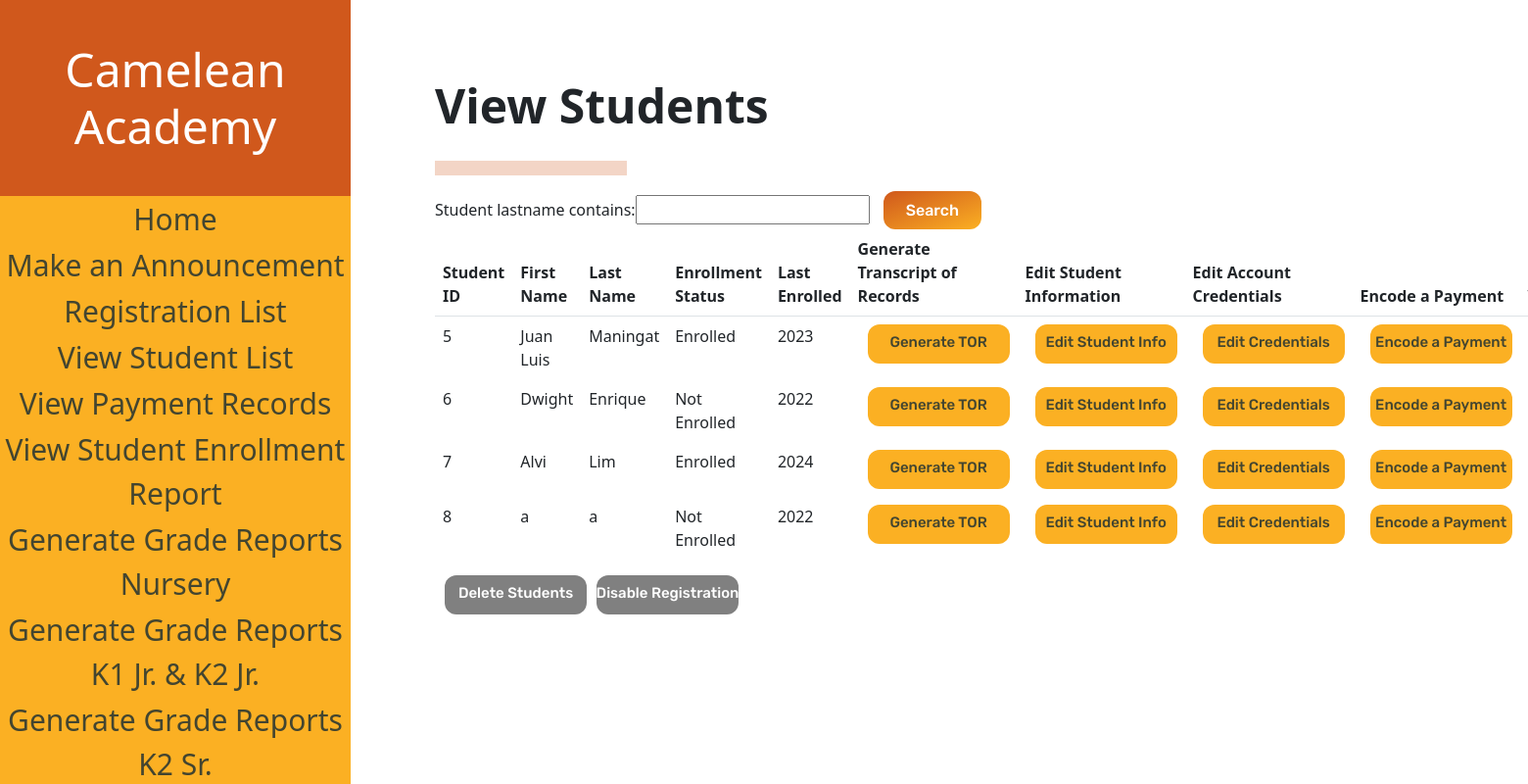
The page /studentList (signed in) on the database its author committed.
### sis_app/models.py (models this page shows)
class Account(models.Model):
    username = models.CharField(max_length=128)
    password = models.CharField(max_length=128)#passwords should be stored hashed
    class Meta:
        abstract=True # Don't use this line if you want Contact to have its own table

class Student(Account):
    student_firstname = models.CharField(max_length=128, default=None)#
    student_lastname = models.CharField(max_length=128, default=None)#
    student_middlename = models.CharField(max_length=128, default=None)
    student_nickname = models.CharField(max_length=128, default=None)
    student_birthday = models.DateField(default=datetime.date.today())
    grade_levels = [
        ('Nursery','Nursery'),
        ('Kinder 1','Kinder 1'),
        ('Kinder 2 Junior', 'Kinder 2 Junior'),
        ('Kinder 2 Senior', 'Kinder 2 Senior'),
    ]
    student_grade_level = models.CharField(max_length=128, choices=grade_levels, default='Nursery')#
    status =[
    ('Not Enrolled','Not Enrolled'),
    ('Enrolled', 'Enrolled'),
    ]#
    sy = [tuple([x,x]) for x in range(2022,2035)]
    enrollment_status = models.CharField(max_length=20, choices=status,default='Not Enrolled')#
    student_schoolyear_start=models.IntegerField(choices=sy, default=None)#
    student_address = models.CharField(max_length=300, default=None)
    student_religion = models.CharField(max_length=128, default=None, blank=True, null = True)
    student_nationality = models.CharField(max_length=128, default=None)
    student_hobbies = models.TextField(max_length=500, default=None, blank=True, null = True)
    student_likes = models.TextField(max_length=500, default=None, blank=True, null = True)
    student_dislikes = models.TextField(max_length=500, default=None, blank=True, null = True)
    student_shm = models.TextField(max_length=500, default=None, blank=True, null = True)
    student_allergies = models.TextField(max_length=500, default=None, blank=True, null = True)
    student_sd = models.TextField(max_length=500, default=None, blank=True, null = True)
    student_oconsiderations = models.TextField(max_length=500, default=None, blank=True,null = True)
    student_guardianemail = models.EmailField(max_length = 254, default=None)
    student_f_firstname = models.CharField(max_length=128, default=None)
    student_f_lastname = models.CharField(max_length=128, default=None)
    student_f_middlename = models.CharField(max_length=128, default=None)
    student_f_telno = models.CharField(max_length=128, default=None)
    student_f_address = models.CharField(max_length=300, default=None)
    student_f_occupation = models.CharField(max_length=128, default=None, blank=True, null = True)
    student_f_employer = models.CharField(max_length=128, default=None, blank=True,null = True)
    student_f_oaddress = models.CharField(max_length=300, default=None, blank=True,null = True)
    student_f_otelno = models.CharField(max_length=128, default=None, blank=True,null = True)
    student_f_natureofbusiness = models.CharField(max_length=128, default=None, blank=True, null = True)
    student_m_firstname = models.CharField(max_length=128, default=None)
    student_m_lastname = models.CharField(max_length=128, default=None)
    student_m_middlename = models.CharField(max_length=128, default=None)
    student_m_telno = models.CharField(max_length=128, default=None)
    student_m_address = models.CharField(max_length=300, default=None)
    student_m_occupation = models.CharField(max_length=128, default=None, blank=True, null = True)
    student_m_employer = models.CharField(max_length=128, default=None, blank=True, null = True)
    student_m_oaddress = models.CharField(max_length=300, default=None, blank=True, null = True)
    student_m_otelno = models.CharField(max_length=128, default=None, blank=True, null = True)
    student_m_natureofbusiness = models.CharField(max_length=128, default=None, blank=True, null = True)
    student_sibling_name = models.CharField(max_length=300, default=None, blank=True, null = True)
    student_sibling_gender = models.CharField(max_length=128, default=None, blank=True, null = True)
    student_sibling_age = models.IntegerField(default=None, blank=True, null = True)
    student_sibling_school=models.CharField(max_length=300, default=None, blank=True, null = True)
    student_medexp = models.BooleanField(default = False)
    student_rules = models.BooleanField(default = False)
    student_accuracy = models.BooleanField(default = False)
    student_signedname = models.CharField(max_length=300, default=None)
    student_signdate = models.DateField(default=datetime.date.today())
    enrollment_plan_choices =[
    ('Annually','Annually'),
    ('Bi-Annually', 'Bi-Annually'),
    ('Quarterly', 'Quarterly'),
    ]
    student_enrollment_plan = models.CharField(max_length=20, choices=enrollment_plan_choices,default='Annually')

### sis_app/views.py (the view)
# urls.py: path('studentList',views.StudentList, name="student_list"),
@login_required(login_url='sis_app:log_in')
def StudentList(request):
    if request.user.is_superuser:
        global toggle
        print(toggle)
        students = Student.objects.all()
        myFilter = StudentFilter(request.GET, queryset=students)
        students = myFilter.qs
        if toggle == True: #toggle is a global variable
            caption = 'Disable Registration'
        else:
            caption = 'Enable Registration'
        context = {'studentList' : students, 'myFilter': myFilter, 'caption':caption}
        return render(request,"sis_app/Student_List.html", context)
    else:
        return redirect('sis_app:home')

### sis_app/templates/sis_app/Student_List.html (shortened to what this page needs)
<!DOCTYPE html>
<html>
{% load static %}
<head>
    <link href="https://cdn.jsdelivr.net/npm/bootstrap@5.1.3/dist/css/bootstrap.min.css" rel="stylesheet">
    <link rel="stylesheet" href="{% static "styles/sList.css" %}" type="text/css">
</head>
<body>
    <div class="navbar">
        <div class="navbar-table-container">
            <table class = "navbarTable">
                <thead class= "border-bottom font-weight-bold">
                    <h1 class = "navbarHeader">
                        Camelean Academy
                    </h1>
                </thead>
                <tbody>
                    <tr class = "navbarTr">
                        <td data-heading="Testing"><a class="buttonDesignNegative" href="{% url 'sis_app:home' %}">Home</a></td>
                    </tr>
                    <tr class = "navbarTr">
                        <td data-heading="Testing"><a class="buttonDesignNegative" href="{% url 'sis_app:announcement_form' %}">Make an Announcement</a></td>
                    </tr>
                    <tr class = "navbarTr">
                        <td data-heading="Testing"><a class="buttonDesignNegative" href="{% url 'sis_app:registration_list' %}">Registration List</a></td>
                    </tr>
                    <tr class = "navbarTr">
                        <td data-heading="Testing"><a class="buttonDesignNegative" href="{% url 'sis_app:student_list' %}">View Student List</a></td>
                    </tr>
                    <tr class = "navbarTr">
                        <td data-heading="Testing"><a class="buttonDesignNegative" href="{% url 'sis_app:payment_list' %}">View Payment Records</a></td>
                    </tr>
                    <tr class = "navbarTr">
                        <td data-heading="Testing"><a class="buttonDesignNegative" href="{% url 'sis_app:student_enrollment' %}">View Student Enrollment Report</a></td>
                    </tr>
                    <tr class = "navbarTr">
                        <td data-heading="Testing"><a class="buttonDesignNegative" href="{% url 'sis_app:grade_report_nursery' %}">Generate Grade Reports<br> Nursery</a></td>
                    </tr>
                    <tr class = "navbarTr">
                        <td data-heading="Testing"><a class="buttonDesignNegative" href="{% url 'sis_app:grade_report_k1k2jr' %}">Generate Grade Reports<br> K1 Jr. & K2 Jr.</a></td>
                    </tr>
                    <tr class = "navbarTr">
                        <td data-heading="Testing"><a class="buttonDesignNegative" href="{% url 'sis_app:grade_report_kinder2senior' %}">Generate Grade Reports<br> K2 Sr.</a></td>
                    </tr>
                </tbody>
            </table>
        </div>
    </div>
    <div class = "elements">
        <h2 class="pageHeading">View Students</h2>
        <hr id="baseHR">
        <div class="form-container">
            <form method="get" style=>
                {{myFilter.form}}
                <button class="buttonDesignPositive" type="submit" class = 'filterButton'>Search</button>
            </form>
        </div>
        <div class="table-container">
            <table class = "table table-borderless">
                <thead class= "border-bottom font-weight-bold">
                    <tr>
                        <th>Student ID</th>
                        <th>First Name</th>
                        <th>Last Name</th>
                        <th>Enrollment Status</th>
                        <th>Last Enrolled</th>
                        <th>Generate Transcript of Records</th>
                        <th>Edit Student Information</th>
                        <th>Edit Account Credentials</th>
                        <th>Encode a Payment</th>
                        <th>View GradeReport</th>
                    </tr>
                </thead>
                <tbody>
                    {% for student in studentList %}
                    <tr>
                        <td data-heading="First Name">{{student.id}}</td>
                        <td data-heading="First Name">{{student.student_firstname}}</td>
                        <td data-heading="Last Name">{{student.student_lastname}}</td>
                        <td data-heading="Enrollment Status">{{student.enrollment_status}}</td>
                        <td data-heading="Last Enrolled">{{student.student_schoolyear_start}}</td>
                        <td><a class="buttonDesignNegative-elements" href="{% url 'sis_app:generate_tor' student.id %}">Generate TOR</a></td>
                        <td><a class="buttonDesignNegative-elements" href="{% url 'sis_app:reg_student_form' student.id %}">Edit Student Info</a></td>
                        <td><a class="buttonDesignNegative-elements" href="{% url 'sis_app:admin_account_edit' student.id %}">Edit Credentials</a></td>
                        <td><a class="buttonDesignNegative-elements" href="{% url 'sis_app:payment_form' student.id %}">Encode a Payment</a></td>
                        <td><a class="buttonDesignNegative-elements" href="{% url 'sis_app:gradereport_admin' student.id %}">View GradeReports</a></td>
                    </tr>
                    {% endfor %}
                </tbody>
            </table>
        </div>
        <div class="buttonContainer">
            <a class="buttonDesignNegative-elements" id = "deleteButton" href="{% url 'sis_app:delete_students_page' %}" class = 'delete'>Delete Students</a>
            <a class="buttonDesignNegative-elements" id = "deleteButton" href="{% url 'sis_app:toggle_registration' %}" class = 'delete'>{{caption}}</a>
        </div>
    </div>
</body>
</html>

### sis_app/static/styles/sList.css (style rules this page uses)
.navbarHeader { display: flex; justify-content: center; align-items: center; background-color: #D0581C; margin:0; color: #FFFFFF; height: 25vh; width: 358px; font-weight: 200; font-size: 48px; text-align: center; }
.navbarTable { background-color: #FBB023; height: 75vh; width: 358px; margin:0; padding:0; position: relative; }
.navbarTr { text-align: center; font-size: 30px; }
a:visited, a:link { color: #434530; text-decoration: none; }
.navbar { margin:0; padding:0; position:fixed; }
body { display: flex; }
.elements { margin-left: 444px; }
h2 { padding-top: 79px; font-weight: 700; font-size: 48px; }
#baseHR { background-color:#D0581C; width:196px; height:15px; margin-top: 27px; }
.buttonDesignPositive { background: linear-gradient(to bottom right, #D0581C, #FBB023); border: 0; border-radius: 12px; color: #FFFFFF; cursor: pointer; display: inline-block; font-family: "Rubik", sans-serif; font-size: 16px; font-weight: 500; height: 39px; line-height: 2.5; outline: transparent; padding: 0 1rem; text-align: center; text-decoration: none; transition: box-shadow .2s ease-in-out; user-select: none; -webkit-user-select: none; touch-action: manipulation; white-space: nowrap; width: 100px; margin-left: 10px; }
.buttonDesignNegative-elements { background: #FBB023; border: 0; border-radius: 12px; cursor: pointer; display: flex; justify-content: center; font-family: "Rubik", sans-serif; font-size: 15px; font-weight: 500; height: 39px; line-height: 2.5; outline: transparent; padding: 0 1rem; text-align: center; text-decoration: none; white-space: nowrap; width: 145px; height: 40px; margin-left: 10px; }
.buttonContainer { display: flex; justify-content: flex-start; }
#deleteButton { color: white; background: gray; }

### rows shown on the page
Student: id "5", student_firstname "Juan Luis", student_lastname "Maningat", enrollment_status "Enrolled", student_schoolyear_start "2023"
Student: id "6", student_firstname "Dwight", student_lastname "Enrique", enrollment_status "Not Enrolled", student_schoolyear_start "2022"
Student: id "7", student_firstname "Alvi", student_lastname "Lim", enrollment_status "Enrolled", student_schoolyear_start "2024"
Student: id "8", student_firstname "a", student_lastname "a", enrollment_status "Not Enrolled", student_schoolyear_start "2022"

### other values the page prints
{{ caption }} "Disable Registration"
